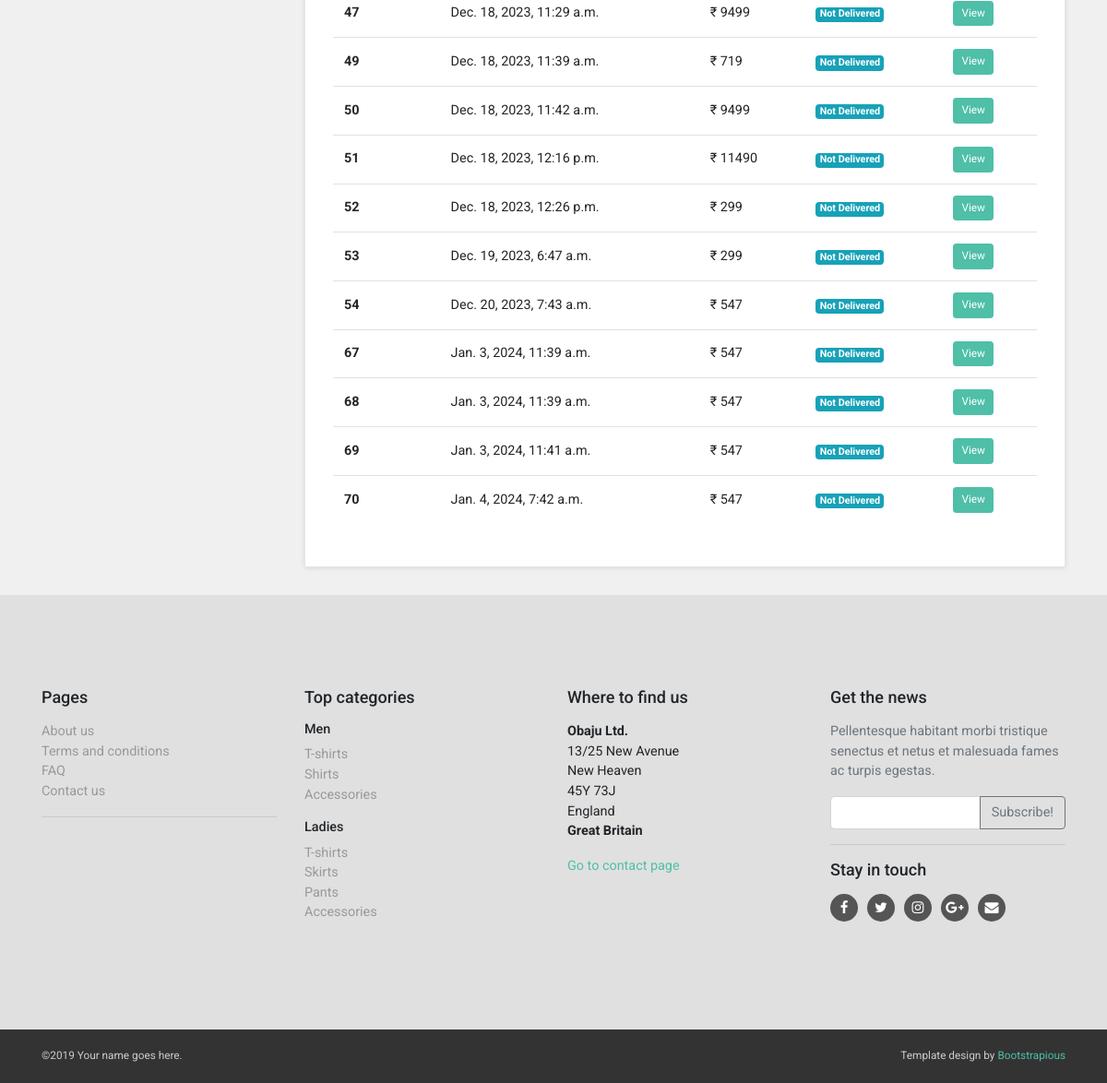
The app's page /orders/akash122 (signed in, lower part), older data.
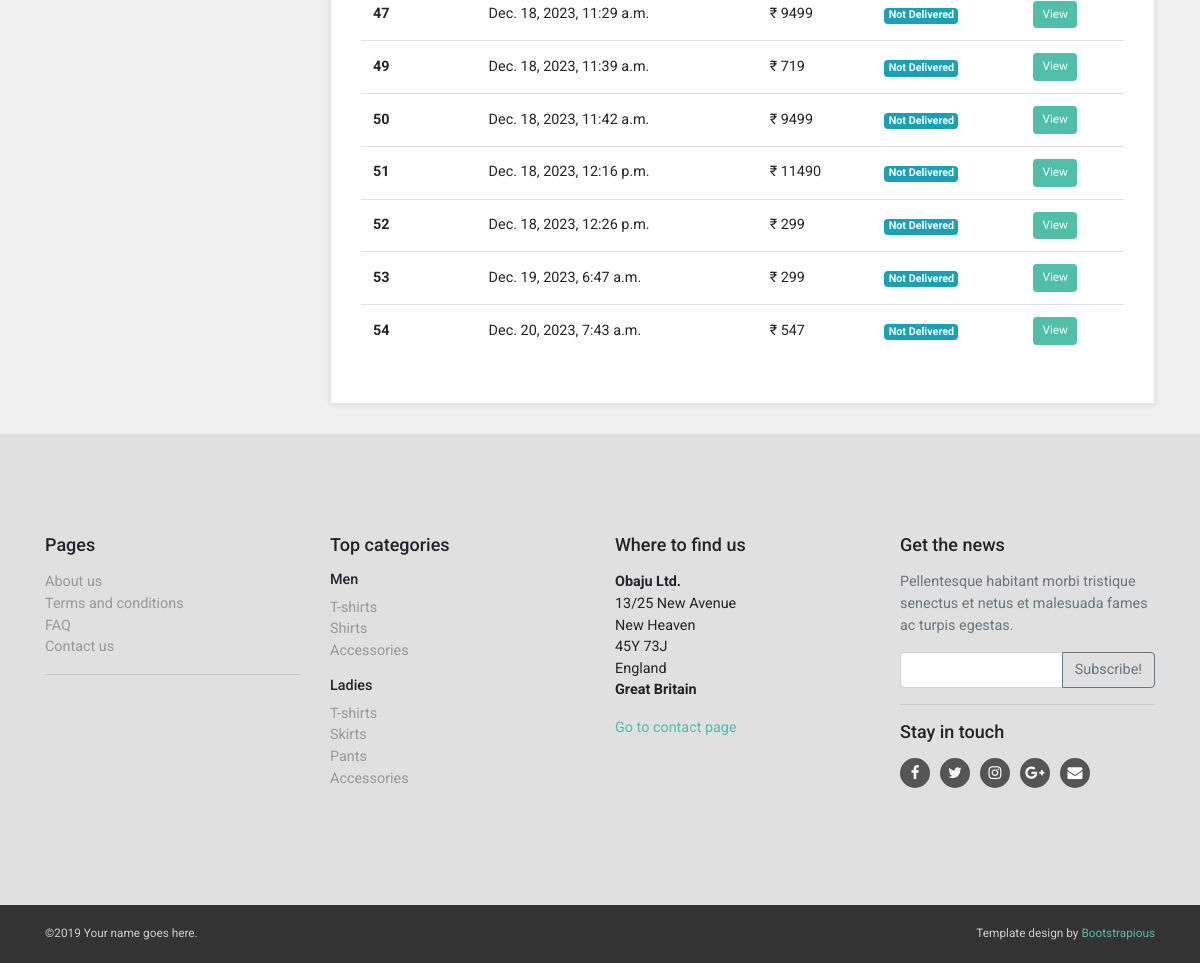
The same page, newer data.
### orders/models.py (models this page shows, shortened)
class Order(models.Model):
    user = models.ForeignKey(User, on_delete=models.CASCADE)
    delivery_address = models.ForeignKey(Address, on_delete=models.SET_NULL, null=True)
    order_date = models.DateTimeField(auto_now_add=True)
    total_bill = models.IntegerField(blank=True, null=True)
    transaction_id = models.CharField(max_length=100, blank=True)
    payment_method = models.CharField(max_length=20, choices=payment_choices)
    is_delivered = models.BooleanField(default=False)
    is_confirmed = models.BooleanField(default=False)

### orders/views.py (the view)
# urls.py: path('orders/<str:id>', views.order),
@login_required(login_url='/register')
def order(request, id):
    price = {}
    data = Order.objects.filter(user=request.user)
    for x in data:
        sum = 0
        items = OrderItems.objects.filter(order=x)
        for y in items:
            sum += y.product.price * y.quantity
        price[x.id] = sum
    context = {
        'data' : data,
        'price' : price,
        'category' : ProductCategory.objects.all()
    }
    return render(request, 'order_template/customer-orders.html', context)

### account/models.py (called while the page is built)
    def __str__(self) -> str:
        return self.username

### templates/order_template/customer-orders.html (shortened to what this page needs)
{% extends '../base.html' %}
{% load static %}
{% block content %}
<div id="all">
  <div id="content">
    <div class="container">
      <div class="row">
        <div class="col-lg-3">
        </div>
        <div id="customer-orders" class="col-lg-9">
          <div class="box">
            <div class="table-responsive">
              <table class="table table-hover">
                <tbody>
                  {% for item in data %}
                  <tr>
                    <th>{{item.id}}</th>
                    <td>{{item.order_date}}</td>
                    <td>&#8377; {{ item.total_bill }}</td>
                    <td><span class="badge badge-info">{% if order.is_delivered == True %} Delivered {% else %} Not Delivered {% endif %}</span></td>
                    <td><a href="/order-details/{{user}}/{{item.id}}" class="btn btn-primary btn-sm">View</a></td>
                  </tr>
                  {% endfor %}
                </tbody>
              </table>
            </div>
          </div>
        </div>
      </div>
    </div>
  </div>
</div>
{% endblock %}

Row changes from the older to the newer data that the page shows:
removed Order: id "67", order_date "Jan. 3, 2024, 11:39 a.m.", total_bill "547"
removed Order: id "68", order_date "Jan. 3, 2024, 11:39 a.m.", total_bill "547"
removed Order: id "69", order_date "Jan. 3, 2024, 11:41 a.m.", total_bill "547"
removed Order: id "70", order_date "Jan. 4, 2024, 7:42 a.m.", total_bill "547"
